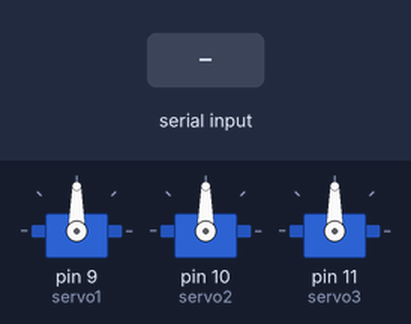
Bench run of a sketch on a simulated Arduino Uno, built with avr-gcc and run on an emulated ATmega328P. Shown: 3 × servo. The test bench sets the inputs (shaded band).

Above: at 1.2 s.
1.3 s: "90,45,200\n" received over Serial
At 3.2 s:
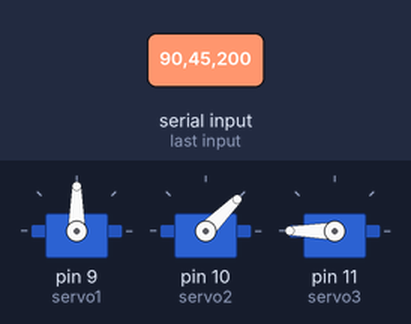
3.5 s: "30,150,10\n" received over Serial
At 6.1 s:
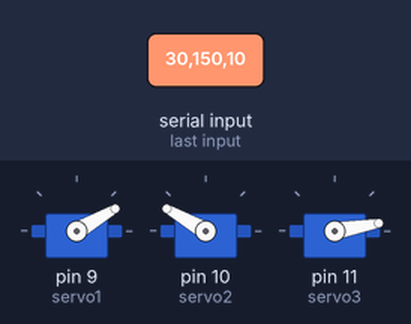
6.5 s: "90,45\n" received over Serial
At 8.3 s:
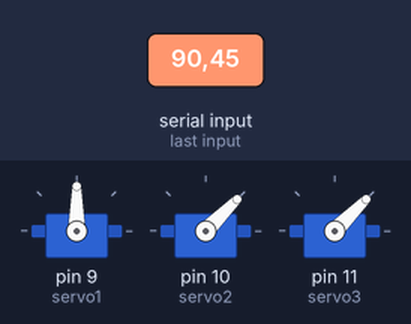
9.0 s: "30,150\n" received over Serial
At 11.3 s:
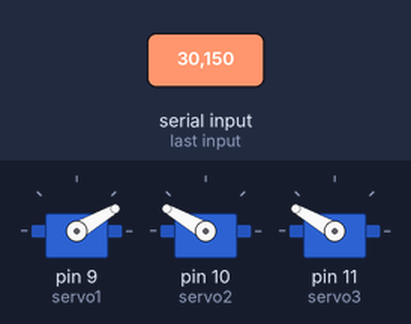
12.0 s: "5\n" received over Serial
At 14.6 s:
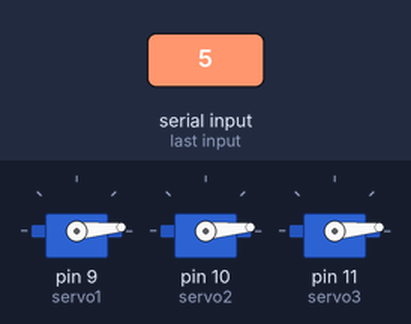
15.0 s: "90\n" received over Serial
At 15.46 s:
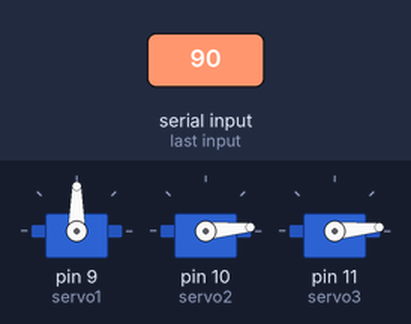
Timing chart, 0 to 18.0 s (numbered marks = the images above; inputs shaded):
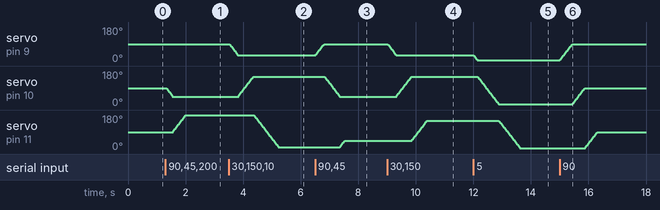

Measured:
- after the input at 1.3 s, servo on pin 10 (servo2): moves from 90° to 45° over 0.22 s, starting at once; servo on pin 11 (servo3): moves from 90° to 180° over 0.44 s, starting after 0.27 s
- after the input at 3.5 s, servo on pin 9 (servo1): moves from 90° to 30° over 0.30 s, starting at once; servo on pin 10 (servo2): moves from 45° to 150° over 0.53 s, starting after 0.34 s; servo on pin 11 (servo3): moves from 180° to 10° over 0.85 s, starting after 0.87 s
- after the input at 6.5 s, servo on pin 9 (servo1): moves from 30° to 90° over 0.30 s, starting at once; servo on pin 10 (servo2): moves from 150° to 45° over 0.53 s, starting after 0.34 s; servo on pin 11 (servo3): moves from 10° to 45° over 0.17 s, starting after 0.86 s
- after the input at 9.0 s, servo on pin 9 (servo1): moves from 90° to 30° over 0.30 s, starting at once; servo on pin 10 (servo2): moves from 45° to 150° over 0.53 s, starting after 0.34 s; servo on pin 11 (servo3): moves from 45° to 150° over 0.52 s, starting after 0.87 s
- after the input at 12.0 s, servo on pin 9 (servo1): 30° → 5° at once; servo on pin 10 (servo2): moves from 150° to 5° over 0.73 s, starting after 0.15 s; servo on pin 11 (servo3): moves from 150° to 5° over 0.73 s, starting after 0.89 s
- after the input at 15.0 s, servo on pin 9 (servo1): moves from 5° to 90° over 0.43 s, starting at once; servo on pin 10 (servo2): moves from 5° to 90° over 0.43 s, starting after 0.46 s; servo on pin 11 (servo3): moves from 5° to 90° over 0.42 s, starting after 0.89 s

The sketch:

FirwareSerialNoDelay.ino
```cpp
#include <Servo.h>

Servo servo1;
Servo servo2;
Servo servo3;
// Servo servo4;

void setup() {
    Serial.begin(9600);
    servo1.attach(9); // Attach servo 1 to pin 9
    servo2.attach(10); // Attach servo 2 to pin 10
    servo3.attach(11);  // Attach servo 3 to pin 11
    // servo4.attach(12); // Attach servo 4 to pin 12
}

void loop() {
    if (Serial.available() > 0) {
        String message = Serial.readStringUntil('\n');
        if (message.length() > 0) {
            // Parse servo positions from the message
            int pos1 = message.substring(0, message.indexOf(',')).toInt();
            message = message.substring(message.indexOf(',') + 1);
            int pos2 = message.substring(0, message.indexOf(',')).toInt();
            message = message.substring(message.indexOf(',') + 1);
            int pos3 = message.substring(0, message.indexOf(',')).toInt();

            // Move servos to the desired positions slowly
            moveServoSlowly(servo1, pos1);
            moveServoSlowly(servo2, pos2);
            moveServoSlowly(servo3, pos3);

            // Serial.println("Servo positions set to: " + String(pos1) + "," + String(pos2) + "," + String(pos3));
        }
    }
}

void moveServoSlowly(Servo &servo, int targetPos) {
    int currentPos = servo.read();
    if (currentPos < targetPos) {
        for (int pos = currentPos; pos <= targetPos; pos++) {
            servo.write(pos);
            delay(5);
        }
    } else {
        for (int pos = currentPos; pos >= targetPos; pos--) {
            servo.write(pos);
            delay(5);
        }
    }
}
```
